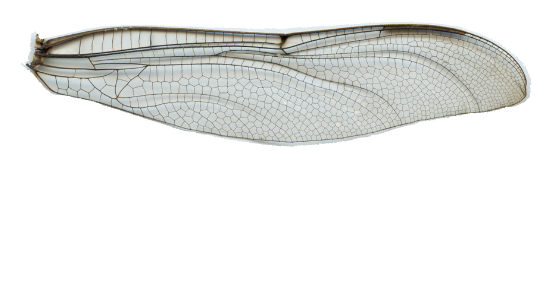
#> input picture experiments/detect_lines/test_wing.png, 552 x 296 px; its folder holds only this picture in this run
$ python -i clahe.py   (imports and definitions only)
#> lines starting #> are read from the running program, lines starting #| are printed output that depends on the picture; after the words box and inside, x2 and y2 are one past the last pixel; in counts of white or black regions, pixels touching at a corner belong together
import cv2
import numpy as np
import time
import os

# modified from user Bharath Kumar on stackoverflow
# https://stackoverflow.com/questions/43470569/remove-glare-from-photo-opencv

def equalizeCLAHE(img_location):
#> called with img_location = '../detect_lines/test_wing.png'
    clahefilter = cv2.createCLAHE(clipLimit=2.0, tileGridSize=(16,16))

#imgs = os.listdir("../../data/all_images")
#imgs = imgs[1100:]
#for img_name in imgs:
    img = cv2.imread(img_location)
#> img is the input picture: shape (296, 552, 3); mean B, G, R 233.2, 234.8, 233.9

    t1 = time.time()
    img = img.copy()

    ## crop if required
    #FACE
    x,y,h,w = 550,250,400,300
    # img = img[y:y+h, x:x+w]

    #NORMAL
    # convert to gray
    gray = cv2.cvtColor(img, cv2.COLOR_BGR2GRAY)
    grayimg = gray


    GLARE_MIN = np.array([0, 0, 50],np.uint8)
    GLARE_MAX = np.array([0, 0, 225],np.uint8)

    hsv_img = cv2.cvtColor(img,cv2.COLOR_BGR2HSV)
#> hsv_img: shape (296, 552, 3); mean H, S, V 17.3, 4.9, 235.3

    #HSV
    frame_threshed = cv2.inRange(hsv_img, GLARE_MIN, GLARE_MAX)
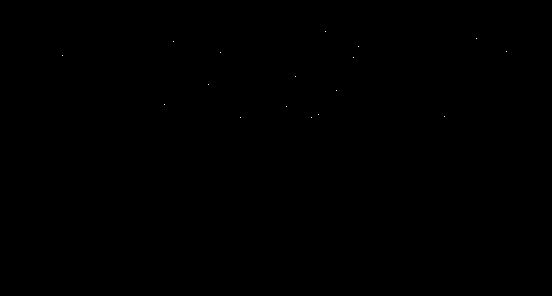
#> frame_threshed: shape (296, 552); 0.01% white in thin lines or dots, all inside (x1, y1, x2, y2) = (62, 31, 507, 118)


    #INPAINT
    mask1 = cv2.threshold(grayimg , 220, 255, cv2.THRESH_BINARY)[1]
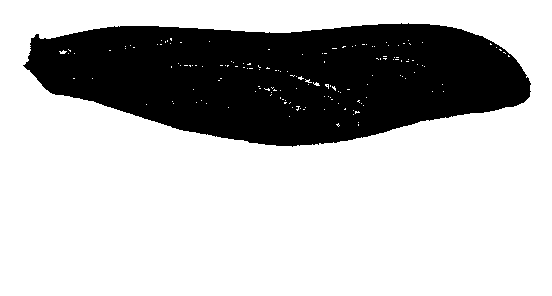
#> mask1: shape (296, 552); 72.2% white; 2 black regions (1 under 20 px), largest, box (x1, y1, x2, y2) and area: (23, 23, 531, 147) 45347
    result1 = cv2.inpaint(img, mask1, 0.1, cv2.INPAINT_TELEA)
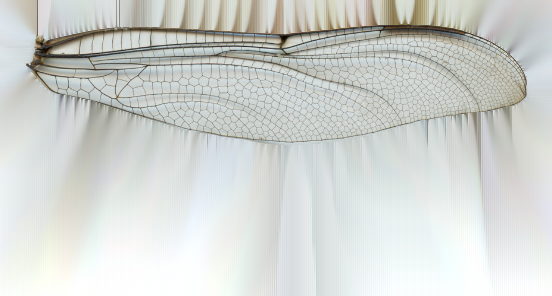
#> result1: shape (296, 552, 3); mean B, G, R 208.8, 212.4, 209.2


    #CLAHE
    claheCorrecttedFrame = clahefilter.apply(grayimg)
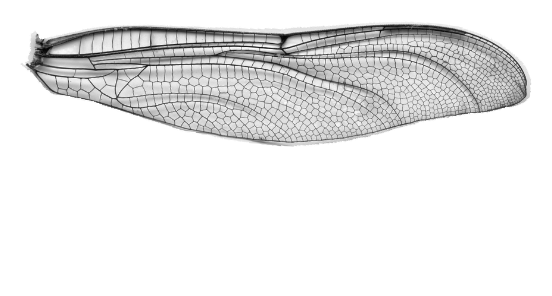
#> claheCorrecttedFrame: shape (296, 552); min 3, max 255, mean 232.6

    #COLOR
    lab = cv2.cvtColor(img, cv2.COLOR_BGR2LAB)
#> lab: shape (296, 552, 3); mean of channels 0, 1, 2 236.2, 127.4, 128.7
    lab_planes = list(cv2.split(lab))
#> lab_planes = 3 items
    clahe = cv2.createCLAHE(clipLimit=2.0,tileGridSize=(8,8))
    lab_planes[0] = clahe.apply(lab_planes[0])
    lab = cv2.merge(lab_planes)
#> lab: shape (296, 552, 3); mean of channels 0, 1, 2 231.9, 127.4, 128.7
    clahe_bgr = cv2.cvtColor(lab, cv2.COLOR_LAB2BGR)
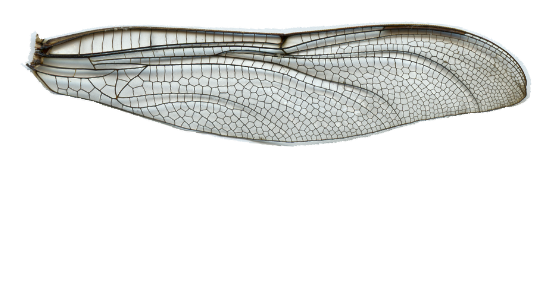
#> clahe_bgr: shape (296, 552, 3); mean B, G, R 228.9, 230.5, 229.6


    #INPAINT + HSV
    result = cv2.inpaint(img, frame_threshed, 0.1, cv2.INPAINT_TELEA)


    #INPAINT + CLAHE
    grayimg1 = cv2.cvtColor(clahe_bgr, cv2.COLOR_BGR2GRAY)
    mask2 = cv2.threshold(grayimg1 , 220, 255, cv2.THRESH_BINARY)[1]
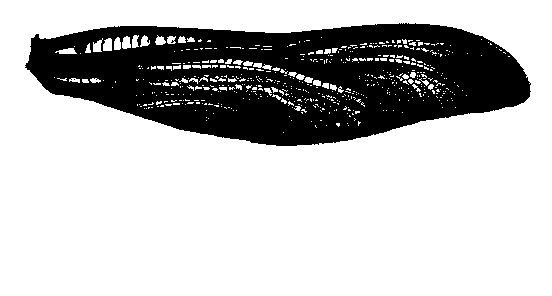
#> mask2: shape (296, 552); 74.5% white; 2 black regions (1 under 20 px), largest, box (x1, y1, x2, y2) and area: (25, 23, 531, 146) 41598
    result2 = cv2.inpaint(img, mask2, 0.1, cv2.INPAINT_TELEA)
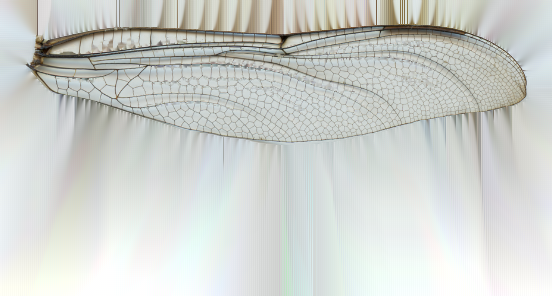
#> result2: shape (296, 552, 3); mean B, G, R 206.2, 210.1, 206.7


    #HSV+ INPAINT + CLAHE
    lab1 = cv2.cvtColor(result, cv2.COLOR_BGR2LAB)
#> lab1: shape (296, 552, 3); mean of channels 0, 1, 2 236.2, 127.4, 128.7
    lab_planes1 = list(cv2.split(lab1))
#> lab_planes1 = 3 items
    clahe1 = cv2.createCLAHE(clipLimit=2.0,tileGridSize=(8,8))
    lab_planes1[0] = clahe1.apply(lab_planes1[0])
    lab1 = cv2.merge(lab_planes1)
#> lab1: shape (296, 552, 3); mean of channels 0, 1, 2 231.9, 127.4, 128.7
    clahe_bgr1 = cv2.cvtColor(lab1, cv2.COLOR_LAB2BGR)


    # fps = 1./(time.time()-t1)
    # cv2.putText(clahe_bgr1    , "FPS: {:.2f}".format(fps), (10, 180), cv2.FONT_HERSHEY_SIMPLEX, 0.35, (0, 0, 255))

    # display it
    cv2.imshow("IMAGE", img)
    # [7 lines of commented-out code are left out]
    cv2.imshow("HSV + INPAINT + CLAHE   ", clahe_bgr1)
    cv2.waitKey()
    return(clahe_bgr1)

    #cv2.destroyAllWindows()

>>> result = equalizeCLAHE('../detect_lines/test_wing.png')
